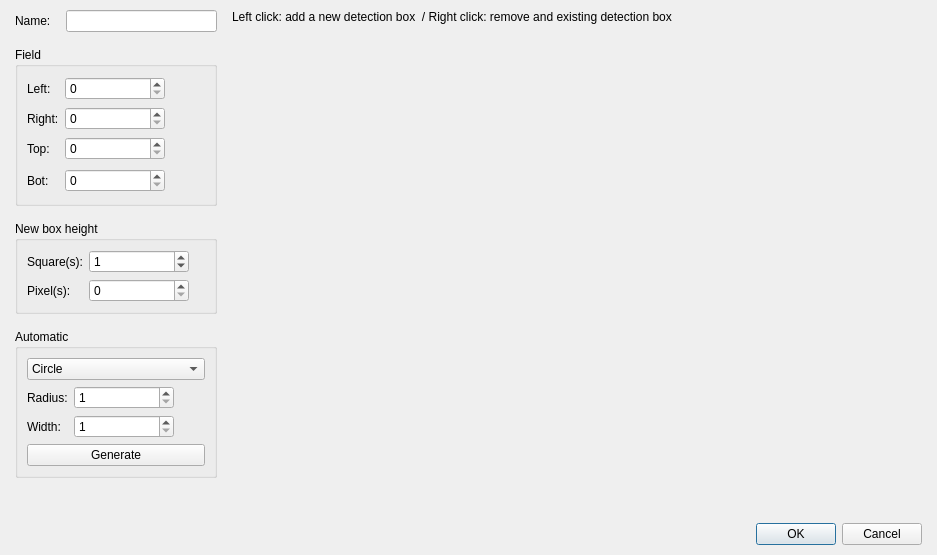
<?xml version="1.0" encoding="UTF-8"?>
<ui version="4.0">
 <class>DialogSystemDetection</class>
 <widget class="QDialog" name="DialogSystemDetection">
  <property name="geometry">
   <rect>
    <x>0</x>
    <y>0</y>
    <width>937</width>
    <height>555</height>
   </rect>
  </property>
  <property name="windowTitle">
   <string>Set detection...</string>
  </property>
  <layout class="QGridLayout" name="gridLayout_5">
   <property name="leftMargin">
    <number>15</number>
   </property>
   <property name="topMargin">
    <number>10</number>
   </property>
   <property name="rightMargin">
    <number>15</number>
   </property>
   <property name="bottomMargin">
    <number>10</number>
   </property>
   <item row="0" column="0">
    <layout class="QVBoxLayout" name="verticalLayout_3" stretch="1,0">
     <property name="spacing">
      <number>15</number>
     </property>
     <item>
      <layout class="QHBoxLayout" name="horizontalLayout_2" stretch="0,1">
       <item>
        <layout class="QVBoxLayout" name="verticalLayout" stretch="0,0,0,0,1">
         <item>
          <layout class="QHBoxLayout" name="horizontalLayout" stretch="0,1">
           <item>
            <widget class="QLabel" name="label_11">
             <property name="text">
              <string>Name:</string>
             </property>
            </widget>
           </item>
           <item>
            <widget class="QLineEdit" name="lineEditName"/>
           </item>
          </layout>
         </item>
         <item>
          <widget class="QGroupBox" name="groupBox">
           <property name="title">
            <string>Field</string>
           </property>
           <layout class="QGridLayout" name="gridLayout_2">
            <item row="0" column="0">
             <layout class="QGridLayout" name="gridLayout" rowstretch="0,0,0,1">
              <item row="0" column="0">
               <widget class="QLabel" name="label">
                <property name="text">
                 <string>Left:</string>
                </property>
               </widget>
              </item>
              <item row="0" column="1">
               <widget class="QSpinBox" name="spinBoxFieldLeft">
                <property name="minimumSize">
                 <size>
                  <width>100</width>
                  <height>0</height>
                 </size>
                </property>
                <property name="maximumSize">
                 <size>
                  <width>100</width>
                  <height>16777215</height>
                 </size>
                </property>
                <property name="maximum">
                 <number>999</number>
                </property>
               </widget>
              </item>
              <item row="0" column="2" rowspan="4">
               <spacer name="horizontalSpacer">
                <property name="orientation">
                 <enum>Qt::Horizontal</enum>
                </property>
                <property name="sizeHint" stdset="0">
                 <size>
                  <width>40</width>
                  <height>118</height>
                 </size>
                </property>
               </spacer>
              </item>
              <item row="1" column="0">
               <widget class="QLabel" name="label_2">
                <property name="text">
                 <string>Right:</string>
                </property>
               </widget>
              </item>
              <item row="1" column="1">
               <widget class="QSpinBox" name="spinBoxFieldRight">
                <property name="minimumSize">
                 <size>
                  <width>100</width>
                  <height>0</height>
                 </size>
                </property>
                <property name="maximumSize">
                 <size>
                  <width>100</width>
                  <height>16777215</height>
                 </size>
                </property>
                <property name="maximum">
                 <number>999</number>
                </property>
               </widget>
              </item>
              <item row="2" column="0">
               <widget class="QLabel" name="label_3">
                <property name="text">
                 <string>Top:</string>
                </property>
               </widget>
              </item>
              <item row="2" column="1">
               <widget class="QSpinBox" name="spinBoxFieldTop">
                <property name="minimumSize">
                 <size>
                  <width>100</width>
                  <height>0</height>
                 </size>
                </property>
                <property name="maximumSize">
                 <size>
                  <width>100</width>
                  <height>16777215</height>
                 </size>
                </property>
                <property name="maximum">
                 <number>999</number>
                </property>
               </widget>
              </item>
              <item row="3" column="0">
               <widget class="QLabel" name="label_4">
                <property name="text">
                 <string>Bot:</string>
                </property>
               </widget>
              </item>
              <item row="3" column="1">
               <widget class="QSpinBox" name="spinBoxFieldBot">
                <property name="minimumSize">
                 <size>
                  <width>100</width>
                  <height>0</height>
                 </size>
                </property>
                <property name="maximumSize">
                 <size>
                  <width>100</width>
                  <height>16777215</height>
                 </size>
                </property>
                <property name="maximum">
                 <number>999</number>
                </property>
               </widget>
              </item>
             </layout>
            </item>
           </layout>
          </widget>
         </item>
         <item>
          <widget class="QGroupBox" name="groupBox_2">
           <property name="title">
            <string>New box height</string>
           </property>
           <layout class="QGridLayout" name="gridLayout_4">
            <item row="0" column="0">
             <layout class="QGridLayout" name="gridLayout_3" columnstretch="0,0,1">
              <item row="0" column="0">
               <widget class="QLabel" name="label_5">
                <property name="text">
                 <string>Square(s):</string>
                </property>
               </widget>
              </item>
              <item row="0" column="1">
               <widget class="QSpinBox" name="spinBoxHeightSquares">
                <property name="minimumSize">
                 <size>
                  <width>100</width>
                  <height>0</height>
                 </size>
                </property>
                <property name="maximumSize">
                 <size>
                  <width>100</width>
                  <height>16777215</height>
                 </size>
                </property>
                <property name="maximum">
                 <number>999</number>
                </property>
                <property name="value">
                 <number>1</number>
                </property>
               </widget>
              </item>
              <item row="0" column="2" rowspan="2">
               <spacer name="horizontalSpacer_2">
                <property name="orientation">
                 <enum>Qt::Horizontal</enum>
                </property>
                <property name="sizeHint" stdset="0">
                 <size>
                  <width>13</width>
                  <height>48</height>
                 </size>
                </property>
               </spacer>
              </item>
              <item row="1" column="0">
               <widget class="QLabel" name="label_6">
                <property name="text">
                 <string>Pixel(s):</string>
                </property>
               </widget>
              </item>
              <item row="1" column="1">
               <widget class="QSpinBox" name="spinBoxHeightPixels">
                <property name="minimumSize">
                 <size>
                  <width>100</width>
                  <height>0</height>
                 </size>
                </property>
                <property name="maximumSize">
                 <size>
                  <width>100</width>
                  <height>16777215</height>
                 </size>
                </property>
                <property name="maximum">
                 <number>999</number>
                </property>
               </widget>
              </item>
             </layout>
            </item>
           </layout>
          </widget>
         </item>
         <item>
          <widget class="QGroupBox" name="groupBox_4">
           <property name="title">
            <string>Automatic</string>
           </property>
           <layout class="QGridLayout" name="gridLayout_8">
            <item row="0" column="0">
             <layout class="QGridLayout" name="gridLayout_7">
              <item row="0" column="0" colspan="3">
               <widget class="QComboBox" name="comboBoxAutomatic">
                <item>
                 <property name="text">
                  <string>Circle</string>
                 </property>
                </item>
                <item>
                 <property name="text">
                  <string>Rectangle</string>
                 </property>
                </item>
               </widget>
              </item>
              <item row="1" column="0">
               <widget class="QLabel" name="labelRadiusLength">
                <property name="text">
                 <string>Radius:</string>
                </property>
               </widget>
              </item>
              <item row="1" column="1">
               <widget class="QSpinBox" name="spinBoxRadiusLength">
                <property name="minimumSize">
                 <size>
                  <width>100</width>
                  <height>0</height>
                 </size>
                </property>
                <property name="maximumSize">
                 <size>
                  <width>100</width>
                  <height>16777215</height>
                 </size>
                </property>
                <property name="minimum">
                 <number>1</number>
                </property>
                <property name="maximum">
                 <number>500</number>
                </property>
                <property name="value">
                 <number>1</number>
                </property>
               </widget>
              </item>
              <item row="1" column="2" rowspan="2">
               <spacer name="horizontalSpacer_4">
                <property name="orientation">
                 <enum>Qt::Horizontal</enum>
                </property>
                <property name="sizeHint" stdset="0">
                 <size>
                  <width>13</width>
                  <height>48</height>
                 </size>
                </property>
               </spacer>
              </item>
              <item row="2" column="0">
               <widget class="QLabel" name="labelWidth">
                <property name="text">
                 <string>Width:</string>
                </property>
               </widget>
              </item>
              <item row="2" column="1">
               <widget class="QSpinBox" name="spinBoxWidth">
                <property name="minimumSize">
                 <size>
                  <width>100</width>
                  <height>0</height>
                 </size>
                </property>
                <property name="maximumSize">
                 <size>
                  <width>100</width>
                  <height>16777215</height>
                 </size>
                </property>
                <property name="minimum">
                 <number>1</number>
                </property>
                <property name="maximum">
                 <number>500</number>
                </property>
                <property name="value">
                 <number>1</number>
                </property>
               </widget>
              </item>
              <item row="3" column="0" colspan="3">
               <widget class="QPushButton" name="pushButtonGenerate">
                <property name="text">
                 <string>Generate</string>
                </property>
               </widget>
              </item>
             </layout>
            </item>
           </layout>
          </widget>
         </item>
         <item>
          <spacer name="verticalSpacer">
           <property name="orientation">
            <enum>Qt::Vertical</enum>
           </property>
           <property name="sizeHint" stdset="0">
            <size>
             <width>188</width>
             <height>17</height>
            </size>
           </property>
          </spacer>
         </item>
        </layout>
       </item>
       <item>
        <layout class="QVBoxLayout" name="verticalLayout_2" stretch="0,1">
         <item>
          <widget class="QLabel" name="label_7">
           <property name="text">
            <string>Left click: add a new detection box  / Right click: remove and existing detection box</string>
           </property>
          </widget>
         </item>
         <item>
          <widget class="WidgetMapEditor" name="widgetMapEditor" native="true"/>
         </item>
        </layout>
       </item>
      </layout>
     </item>
     <item>
      <widget class="QDialogButtonBox" name="buttonBox">
       <property name="orientation">
        <enum>Qt::Horizontal</enum>
       </property>
       <property name="standardButtons">
        <set>QDialogButtonBox::Cancel|QDialogButtonBox::Ok</set>
       </property>
      </widget>
     </item>
    </layout>
   </item>
  </layout>
 </widget>
 <customwidgets>
  <customwidget>
   <class>WidgetMapEditor</class>
   <extends>QWidget</extends>
   <header>widgetmapeditor.h</header>
   <container>1</container>
  </customwidget>
 </customwidgets>
 <resources/>
 <connections>
  <connection>
   <sender>buttonBox</sender>
   <signal>accepted()</signal>
   <receiver>DialogSystemDetection</receiver>
   <slot>accept()</slot>
   <hints>
    <hint type="sourcelabel">
     <x>248</x>
     <y>254</y>
    </hint>
    <hint type="destinationlabel">
     <x>157</x>
     <y>274</y>
    </hint>
   </hints>
  </connection>
  <connection>
   <sender>buttonBox</sender>
   <signal>rejected()</signal>
   <receiver>DialogSystemDetection</receiver>
   <slot>reject()</slot>
   <hints>
    <hint type="sourcelabel">
     <x>316</x>
     <y>260</y>
    </hint>
    <hint type="destinationlabel">
     <x>286</x>
     <y>274</y>
    </hint>
   </hints>
  </connection>
 </connections>
</ui>
